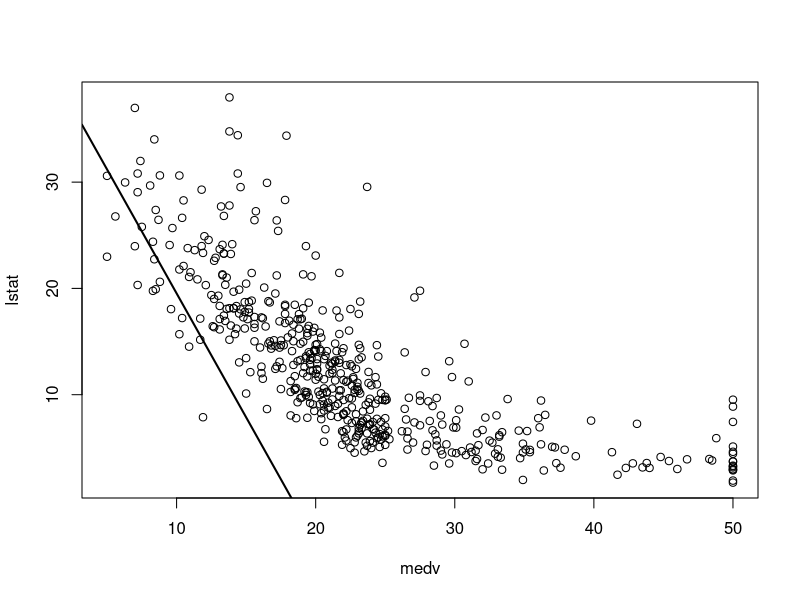
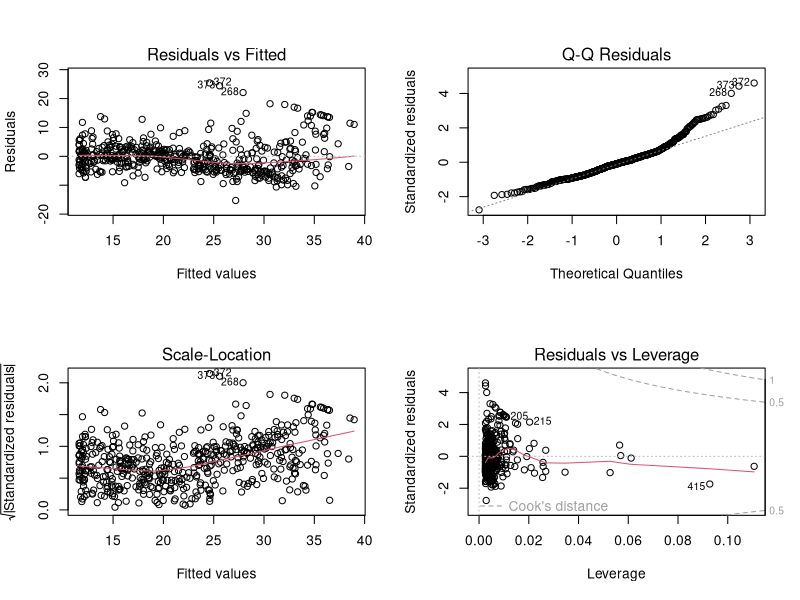
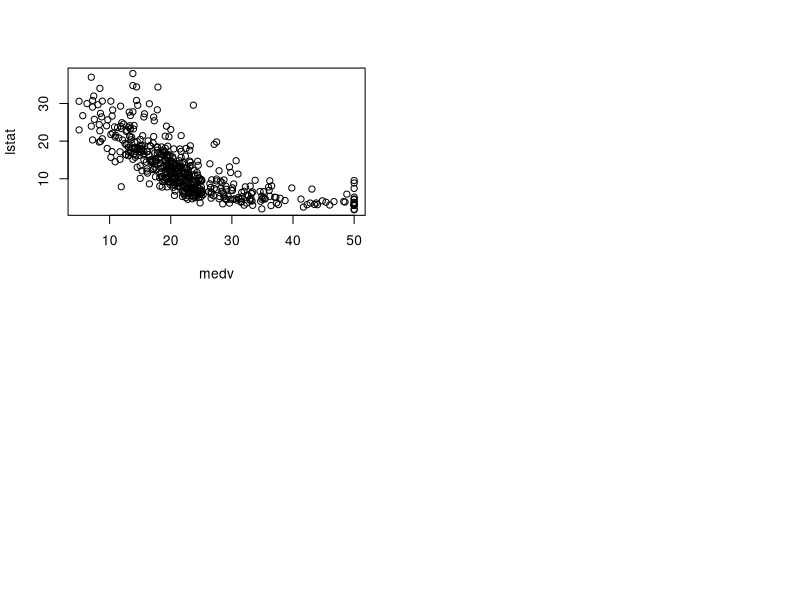

Source code (R) for these figures, in order: (Note: this script raises an error after producing the figures.)
# Title     : Interaction Terms
# Objective : Multiple linear regression with interactoin terms and nonlinear
# Created by: Elena
# Created on: 4/18/2020

library (MASS)
data(Boston)
attach(Boston)

summary(lm(medv~lstat*age, data = Boston))

lm.fit2=lm(medv~lstat +I(lstat^2))
summary(lm.fit2)
plot(medv,lstat)
abline(lm.fit2,lwd=2)
lm.fit=lm(medv~lstat, data = Boston)
anova (lm.fit ,lm.fit2)
#anova() function performs a hypothesis test comparing the two models.
par(mfrow =c(2 ,2))# divide screen to have a grid 2x2
plot(lm.fit2)
plot(medv,lstat)
abline (lm2.fit,lwd=2)

lm.fit5=lm(medv~poly(lstat ,5))
summary(lm.fit5)
summary(lm.fit2)

anova (lm.fit5 ,lm.fit2)

summary(lm(medv~log(rm),data= Boston))
lm_log = lm(medv~log(rm))
plot(lm_log)